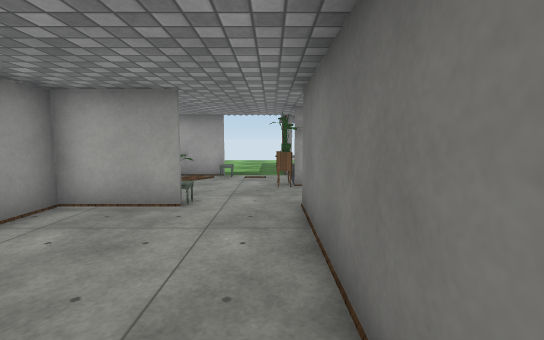
View 1 (above)

24 first-person views from a walk through a scene from a Unity 3-D project. The camera is 1.3 m above the floor, tilts 6° down and sees 90° across. The floor is counted in squares, 1 m on a side. Each view is taken from the middle of a square. On the plan, view 1 faces up. The plan holds only what a view shows up to about 13 squares ahead; the rest is blank. The place goes on beyond the plan. The player is left out. Some animated figures are left out. Some surface patterns are stand-ins.

View 2
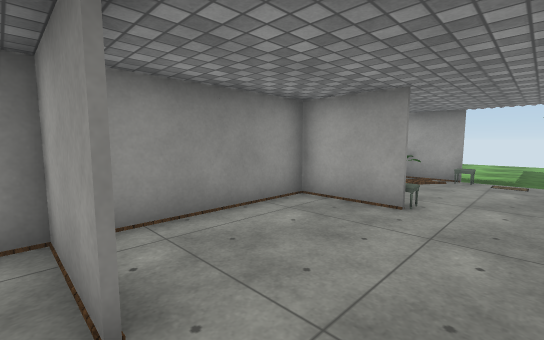

View 3
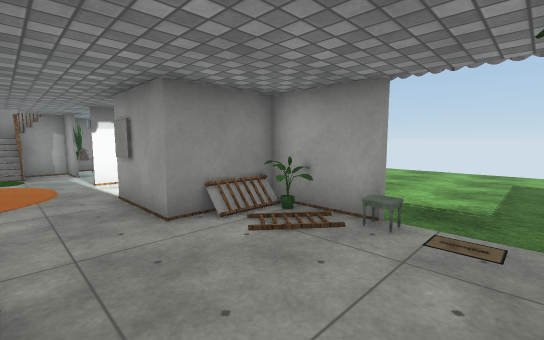

View 4
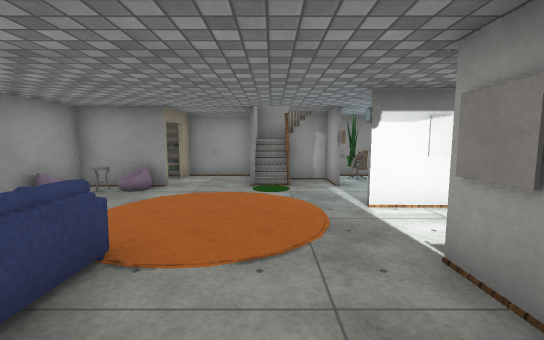

View 5
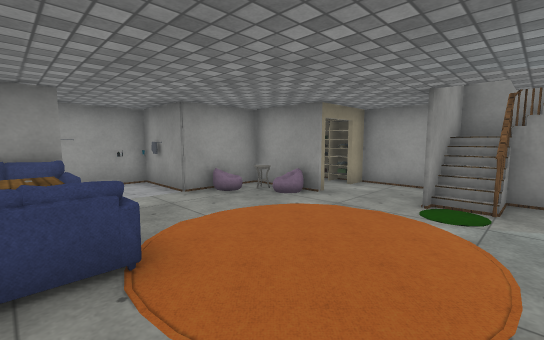

View 6
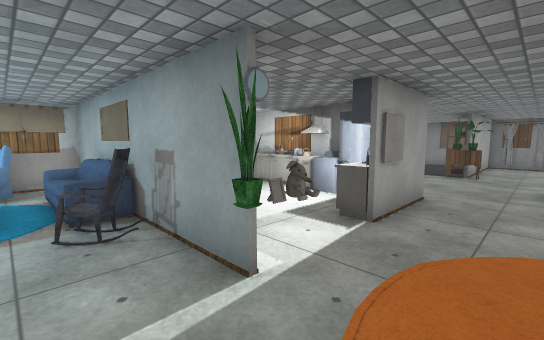

View 7
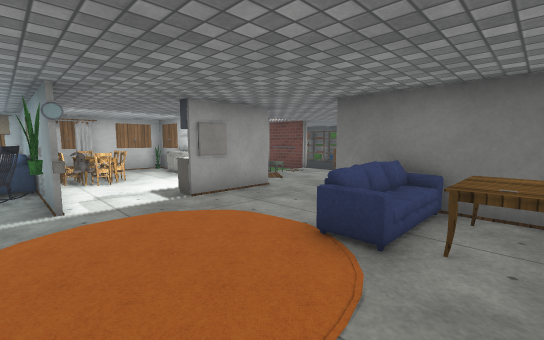

View 8
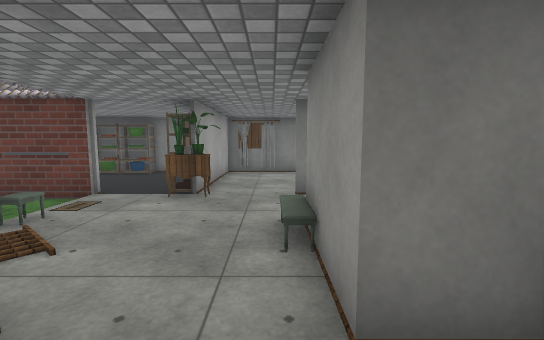

View 9
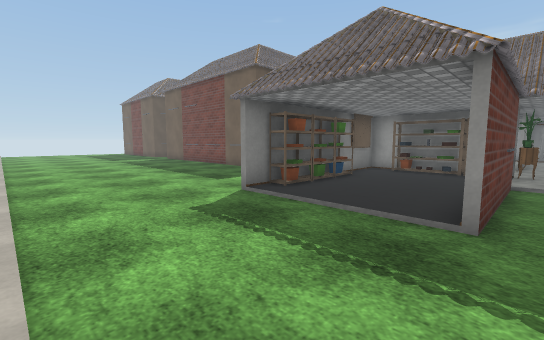

View 10
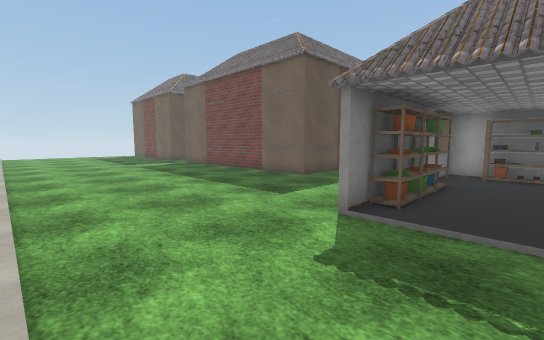

View 11
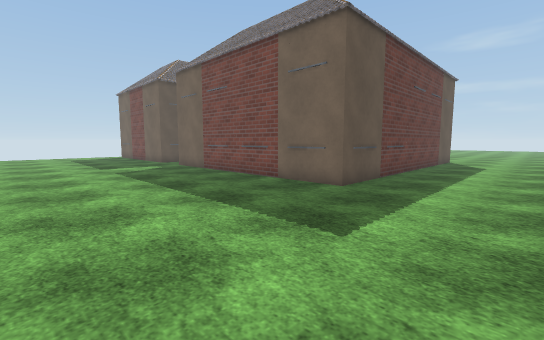

View 12
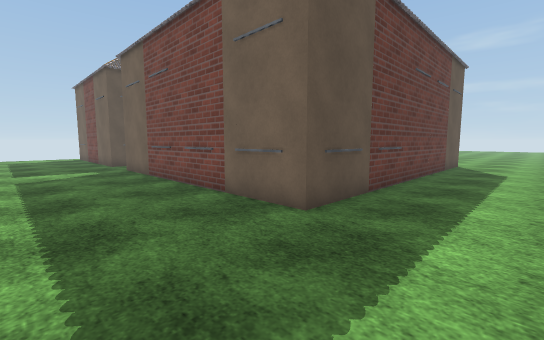

View 13
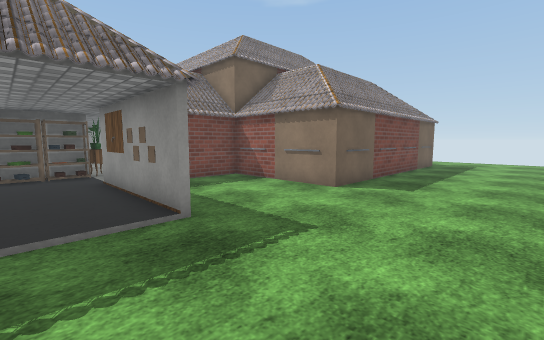

View 14
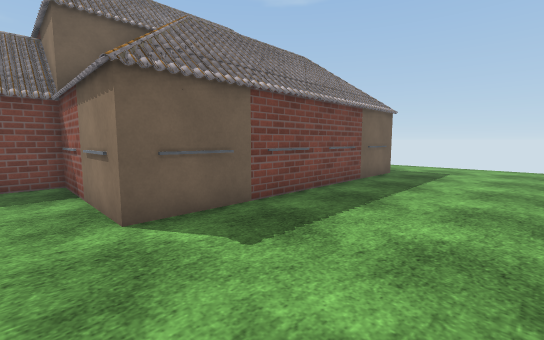

View 15
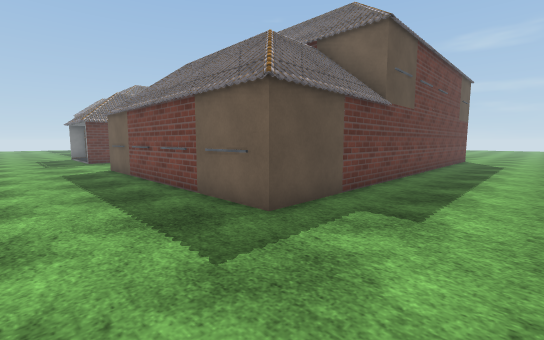

View 16
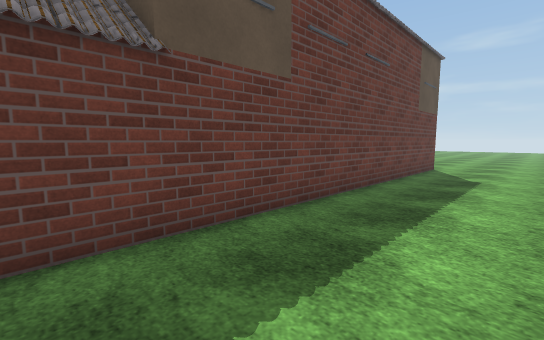

View 17
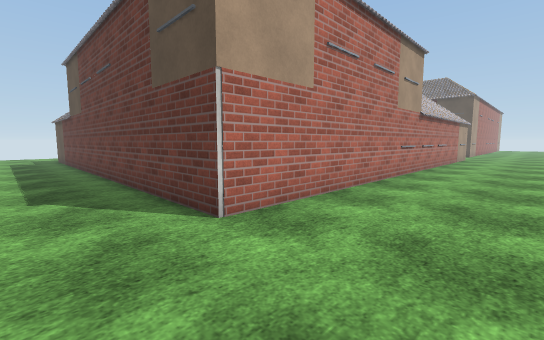

View 18
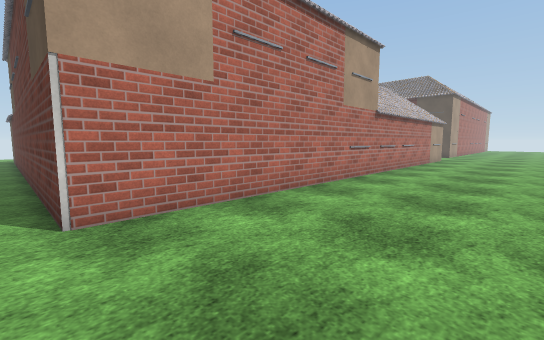

View 19
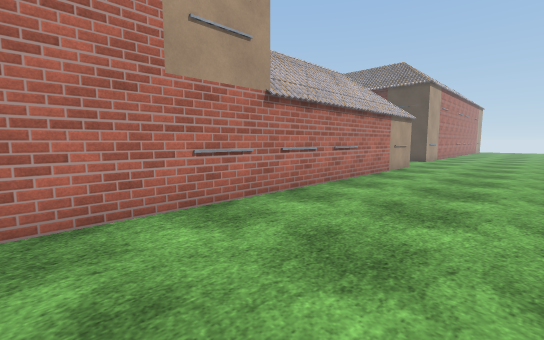

View 20
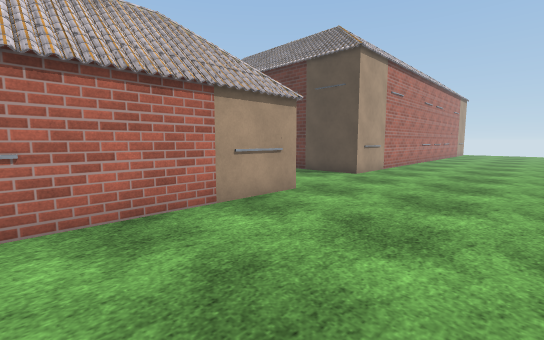

View 21
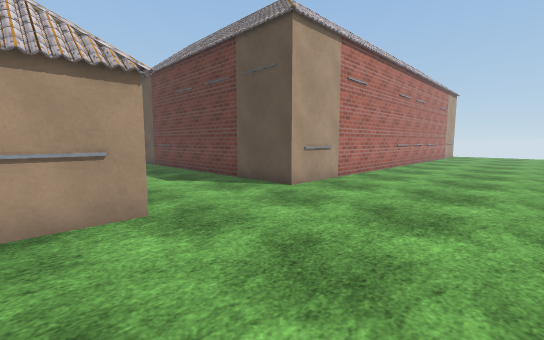

View 22
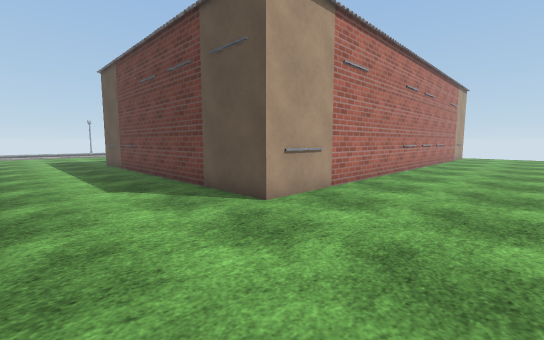

View 23
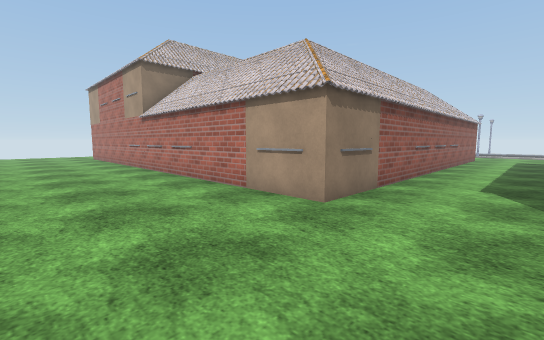

View 24
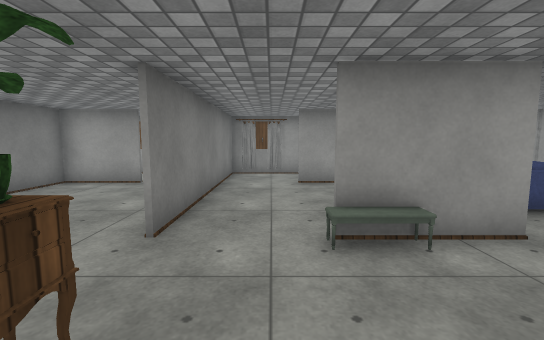

### Floor plan
Ten units are one square. View 1 is at (0, 0); x grows to the right and y downward. Boxes are objects, and circles mark ways between rooms. Rooms are numbered by the first view taken in them; rooms with no view inside come last. Other rooms are left out.
<svg viewBox="-149 -210 339 240">
<path fill="none" stroke="#000" d="M-30 -5 -18 -5M6 5 6 -45M-18 -54 -43 -54 -43 -10M-18 -103 -43 -103 -43 -77M6 -102 6 -155M6 -45 6 -55M-44 -99 -44 -150M34 -80 56 -80M-54 -79 -66 -79M34 -86 45 -86M-44 -36 -44 -55 -18 -55M56 -79 34 -79M58 -84 58 22 -56 22M55 -109 49 -109 49 -116M56 -49 56 -155M8 -155 8 -103M-48 -153 -106 -153M-94 -94 -94 -114M31 -5 56 -5 56 -25M-69 -5 -64 -5M-94 -144 -94 -154M-118 -30 -118 -5 -93 -5 -93 15M-142 -72 -142 -50M-95 22 -144 22 -144 -106M-142 -98 -142 -89M-142 -55 -118 -55M-126 -155 -43 -155 -43 -105 -20 -105M-144 -125 -144 -136M185 17 101 17 101 -110 175 -110M-38 -91 -42 -89M-40 -101 -40 -85M-21 20 6 20 6 5M-18 -4 -43 -4M-142 -50 -142 -29M-44 -19 -44 -36"/>
<rect x="-135" y="-85" width="10" height="30" fill="#bbb"><title>railing</title></rect>
<rect x="-125" y="-65" width="10" height="10" fill="#bbb"><title>carpet</title></rect>
<rect x="-125" y="-155" width="20" height="20" fill="#bbb"><title>other object</title></rect>
<rect x="-115" y="-85" width="10" height="10" fill="#bbb"><title>plant</title></rect>
<rect x="-105" y="-105" width="10" height="10" fill="#bbb"><title>chair</title></rect>
<rect x="-95" y="-85" width="10" height="10" fill="#bbb"><title>other object</title></rect>
<rect x="-95" y="-95" width="10" height="10" fill="#bbb"><title>other object</title></rect>
<rect x="-95" y="-125" width="10" height="10" fill="#bbb"><title>chair</title></rect>
<rect x="-85" y="15" width="10" height="10" fill="#bbb"><title>other object</title></rect>
<rect x="-85" y="-135" width="10" height="10" fill="#bbb"><title>other object</title></rect>
<rect x="-85" y="-145" width="10" height="10" fill="#bbb"><title>other object</title></rect>
<rect x="-75" y="-85" width="10" height="10" fill="#bbb"><title>other object</title></rect>
<rect x="-75" y="-135" width="10" height="10" fill="#bbb"><title>chair</title></rect>
<rect x="-65" y="-15" width="20" height="10" fill="#bbb"><title>other object</title></rect>
<rect x="-65" y="-115" width="10" height="10" fill="#bbb"><title>stove</title></rect>
<rect x="-55" y="-45" width="10" height="10" fill="#bbb"><title>other object</title></rect>
<rect x="-55" y="-95" width="10" height="10" fill="#bbb"><title>fridge</title></rect>
<rect x="-55" y="-105" width="10" height="10" fill="#bbb"><title>other object</title></rect>
<rect x="-55" y="-115" width="10" height="10" fill="#bbb"><title>other object</title></rect>
<rect x="-55" y="-125" width="10" height="10" fill="#bbb"><title>other object</title></rect>
<rect x="-55" y="-135" width="10" height="10" fill="#bbb"><title>other object</title></rect>
<rect x="-15" y="-85" width="10" height="10" fill="#bbb"><title>plant</title></rect>
<rect x="-5" y="-85" width="10" height="10" fill="#bbb"><title>dresser</title></rect>
<rect x="5" y="-85" width="10" height="10" fill="#bbb"><title>other object</title></rect>
<rect x="5" y="-95" width="10" height="10" fill="#bbb"><title>plant</title></rect>
<rect x="15" y="-85" width="10" height="10" fill="#bbb"><title>other object</title></rect>
<rect x="25" y="-85" width="10" height="10" fill="#bbb"><title>other object</title></rect>
<rect x="35" y="-205" width="10" height="10" fill="#bbb"><title>other object</title></rect>
<rect x="45" y="-75" width="10" height="10" fill="#bbb"><title>curtain</title></rect>
<rect x="45" y="-95" width="10" height="10" fill="#bbb"><title>other object</title></rect>
<rect x="45" y="-125" width="10" height="10" fill="#bbb"><title>other object</title></rect>
<rect x="45" y="-135" width="10" height="10" fill="#bbb"><title>other object</title></rect>
<rect x="45" y="-145" width="10" height="10" fill="#bbb"><title>other object</title></rect>
<rect x="115" y="-205" width="10" height="10" fill="#bbb"><title>other object</title></rect>
<rect x="-65" y="-35" width="10" height="10" fill="#bbb"><title>other object</title></rect>
<circle cx="-5" cy="-50" r="3" fill="#2a7"/>
<circle cx="-5" cy="0" r="3" fill="#2a7"/>
<circle cx="-120" cy="-40" r="3" fill="#2a7"/>
<circle cx="-130" cy="-30" r="3" fill="#2a7"/>
<text x="-10" y="-20">1</text>
<text x="-10" y="-80">2</text>
<text x="-20" y="10">3</text>
<text x="-130" y="-40">4</text>
<text x="-60" y="-30">5</text>
</svg>
Room 1 opens to room 2. Room 1 opens to room 3. Room 2 opens to room 4.

Where each view was taken, in squares from view 1:
view 1: 0 up, 0 right, facing up
view 2: 0 up, 0 right, facing up-left
view 3: 6 up, 0 right, facing up-left
view 4: 6 up, 4 left, facing left
view 5: 7 up, 6 left, facing down-left
view 6: 6 up, 11 left, facing up-right
view 7: 2 up, 10 left, facing up-right
view 8: 6 up, 6 left, facing right
view 9: 20 up, 0 right, facing down-right
view 10: 20 up, 3 right, facing down-right
view 11: 18 up, 6 right, facing down-right
view 12: 15 up, 7 right, facing down-right
view 13: 20 up, 3 right, facing down-left
view 14: 20 up, 3 left, facing down-left
view 15: 19 up, 18 left, facing down-right
view 16: 12 up, 18 left, facing down-right
view 17: 6 down, 17 left, facing up-right
view 18: 7 down, 15 left, facing up-right
view 19: 7 down, 9 left, facing up-right
view 20: 7 down, 0 right, facing up-right
view 21: 7 down, 4 right, facing up-right
view 22: 6 down, 6 right, facing up-right
view 23: 7 down, 9 right, facing up-left
view 24: 9 up, 1 left, facing down
